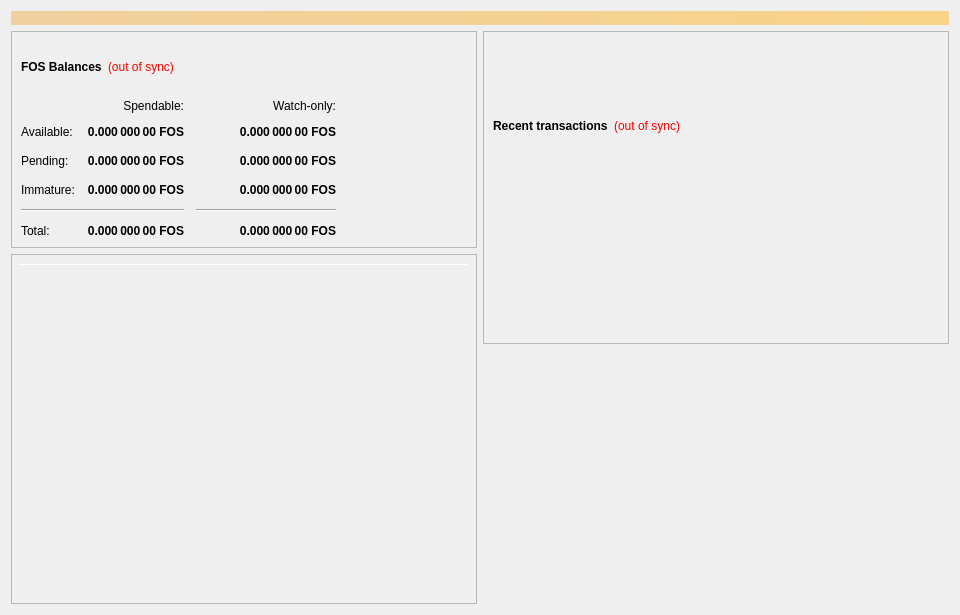
<?xml version="1.0" encoding="UTF-8"?>
<ui version="4.0">
 <class>OverviewPage</class>
 <widget class="QWidget" name="OverviewPage">
  <property name="geometry">
   <rect>
    <x>0</x>
    <y>0</y>
    <width>960</width>
    <height>615</height>
   </rect>
  </property>
  <property name="minimumSize">
   <size>
    <width>960</width>
    <height>0</height>
   </size>
  </property>
  <property name="windowTitle">
   <string>Form</string>
  </property>
  <layout class="QVBoxLayout" name="topLayout">
   <item>
    <widget class="QLabel" name="labelAlerts">
     <property name="visible">
      <bool>false</bool>
     </property>
     <property name="styleSheet">
      <string notr="true">background-color: qlineargradient(x1: 0, y1: 0, x2: 1, y2: 0, stop:0 #F0D0A0, stop:1 #F8D488); color:#000000;</string>
     </property>
     <property name="wordWrap">
      <bool>true</bool>
     </property>
     <property name="margin">
      <number>3</number>
     </property>
    </widget>
   </item>
   <item>
    <layout class="QHBoxLayout" name="horizontalLayout" stretch="1,1">
     <item>
      <layout class="QVBoxLayout" name="verticalLayout_2">
       <item>
        <widget class="QFrame" name="frame">
         <property name="frameShape">
          <enum>QFrame::StyledPanel</enum>
         </property>
         <property name="frameShadow">
          <enum>QFrame::Raised</enum>
         </property>
         <layout class="QVBoxLayout" name="verticalLayout_4">
          <item>
           <layout class="QHBoxLayout" name="horizontalLayout_4">
            <item>
             <widget class="QLabel" name="label_5">
              <property name="font">
               <font>
                <weight>75</weight>
                <bold>true</bold>
               </font>
              </property>
              <property name="text">
               <string>FOS Balances</string>
              </property>
             </widget>
            </item>
            <item>
             <widget class="QLabel" name="labelWalletStatus">
              <property name="cursor">
               <cursorShape>WhatsThisCursor</cursorShape>
              </property>
              <property name="toolTip">
               <string>The displayed information may be out of date. Your wallet automatically synchronizes with the FossilCoin network after a connection is established, but this process has not completed yet.</string>
              </property>
              <property name="styleSheet">
               <string notr="true">QLabel { color: red; }</string>
              </property>
              <property name="text">
               <string notr="true">(out of sync)</string>
              </property>
              <property name="alignment">
               <set>Qt::AlignLeading|Qt::AlignLeft|Qt::AlignVCenter</set>
              </property>
             </widget>
            </item>
            <item>
             <spacer name="horizontalSpacer_3">
              <property name="orientation">
               <enum>Qt::Horizontal</enum>
              </property>
              <property name="sizeHint" stdset="0">
               <size>
                <width>40</width>
                <height>20</height>
               </size>
              </property>
             </spacer>
            </item>
           </layout>
          </item>
          <item>
           <layout class="QGridLayout" name="gridLayout">
            <property name="spacing">
             <number>12</number>
            </property>
            <item row="2" column="2">
             <widget class="QLabel" name="labelWatchPending">
              <property name="font">
               <font>
                <weight>75</weight>
                <bold>true</bold>
               </font>
              </property>
              <property name="cursor">
               <cursorShape>IBeamCursor</cursorShape>
              </property>
              <property name="toolTip">
               <string>Unconfirmed transactions to watch-only addresses</string>
              </property>
              <property name="text">
               <string notr="true">0.000 000 00 FOS</string>
              </property>
              <property name="alignment">
               <set>Qt::AlignRight|Qt::AlignTrailing|Qt::AlignVCenter</set>
              </property>
              <property name="textInteractionFlags">
               <set>Qt::LinksAccessibleByMouse|Qt::TextSelectableByKeyboard|Qt::TextSelectableByMouse</set>
              </property>
             </widget>
            </item>
            <item row="2" column="1">
             <widget class="QLabel" name="labelUnconfirmed">
              <property name="font">
               <font>
                <weight>75</weight>
                <bold>true</bold>
               </font>
              </property>
              <property name="cursor">
               <cursorShape>IBeamCursor</cursorShape>
              </property>
              <property name="toolTip">
               <string>Total of transactions that have yet to be confirmed, and do not yet count toward the spendable balance</string>
              </property>
              <property name="text">
               <string notr="true">0.000 000 00 FOS</string>
              </property>
              <property name="alignment">
               <set>Qt::AlignRight|Qt::AlignTrailing|Qt::AlignVCenter</set>
              </property>
              <property name="textInteractionFlags">
               <set>Qt::LinksAccessibleByMouse|Qt::TextSelectableByKeyboard|Qt::TextSelectableByMouse</set>
              </property>
             </widget>
            </item>
            <item row="3" column="2">
             <widget class="QLabel" name="labelWatchImmature">
              <property name="font">
               <font>
                <weight>75</weight>
                <bold>true</bold>
               </font>
              </property>
              <property name="cursor">
               <cursorShape>IBeamCursor</cursorShape>
              </property>
              <property name="toolTip">
               <string>Staked or masternode rewards in watch-only addresses that has not yet matured</string>
              </property>
              <property name="text">
               <string notr="true">0.000 000 00 FOS</string>
              </property>
              <property name="alignment">
               <set>Qt::AlignRight|Qt::AlignTrailing|Qt::AlignVCenter</set>
              </property>
              <property name="textInteractionFlags">
               <set>Qt::LinksAccessibleByMouse|Qt::TextSelectableByKeyboard|Qt::TextSelectableByMouse</set>
              </property>
             </widget>
            </item>
            <item row="4" column="0" colspan="2">
             <widget class="Line" name="lineSpendableBalance">
              <property name="orientation">
               <enum>Qt::Horizontal</enum>
              </property>
             </widget>
            </item>
            <item row="4" column="2">
             <widget class="Line" name="lineWatchBalance">
              <property name="sizePolicy">
               <sizepolicy hsizetype="Preferred" vsizetype="Fixed">
                <horstretch>0</horstretch>
                <verstretch>0</verstretch>
               </sizepolicy>
              </property>
              <property name="minimumSize">
               <size>
                <width>140</width>
                <height>0</height>
               </size>
              </property>
              <property name="orientation">
               <enum>Qt::Horizontal</enum>
              </property>
             </widget>
            </item>
            <item row="5" column="0">
             <widget class="QLabel" name="labelTotalText">
              <property name="text">
               <string>Total:</string>
              </property>
             </widget>
            </item>
            <item row="3" column="1">
             <widget class="QLabel" name="labelImmature">
              <property name="font">
               <font>
                <weight>75</weight>
                <bold>true</bold>
               </font>
              </property>
              <property name="cursor">
               <cursorShape>IBeamCursor</cursorShape>
              </property>
              <property name="toolTip">
               <string>Staked or masternode rewards that has not yet matured</string>
              </property>
              <property name="text">
               <string notr="true">0.000 000 00 FOS</string>
              </property>
              <property name="alignment">
               <set>Qt::AlignRight|Qt::AlignTrailing|Qt::AlignVCenter</set>
              </property>
              <property name="textInteractionFlags">
               <set>Qt::LinksAccessibleByMouse|Qt::TextSelectableByKeyboard|Qt::TextSelectableByMouse</set>
              </property>
             </widget>
            </item>
            <item row="2" column="3">
             <spacer name="horizontalSpacer_2">
              <property name="orientation">
               <enum>Qt::Horizontal</enum>
              </property>
              <property name="sizeHint" stdset="0">
               <size>
                <width>40</width>
                <height>20</height>
               </size>
              </property>
             </spacer>
            </item>
            <item row="3" column="0">
             <widget class="QLabel" name="labelImmatureText">
              <property name="text">
               <string>Immature:</string>
              </property>
             </widget>
            </item>
            <item row="5" column="1">
             <widget class="QLabel" name="labelTotal">
              <property name="font">
               <font>
                <weight>75</weight>
                <bold>true</bold>
               </font>
              </property>
              <property name="cursor">
               <cursorShape>IBeamCursor</cursorShape>
              </property>
              <property name="toolTip">
               <string>Your current total balance</string>
              </property>
              <property name="text">
               <string notr="true">0.000 000 00 FOS</string>
              </property>
              <property name="alignment">
               <set>Qt::AlignRight|Qt::AlignTrailing|Qt::AlignVCenter</set>
              </property>
              <property name="textInteractionFlags">
               <set>Qt::LinksAccessibleByMouse|Qt::TextSelectableByKeyboard|Qt::TextSelectableByMouse</set>
              </property>
             </widget>
            </item>
            <item row="5" column="2">
             <widget class="QLabel" name="labelWatchTotal">
              <property name="font">
               <font>
                <weight>75</weight>
                <bold>true</bold>
               </font>
              </property>
              <property name="cursor">
               <cursorShape>IBeamCursor</cursorShape>
              </property>
              <property name="toolTip">
               <string>Current total balance in watch-only addresses</string>
              </property>
              <property name="text">
               <string notr="true">0.000 000 00 FOS</string>
              </property>
              <property name="alignment">
               <set>Qt::AlignRight|Qt::AlignTrailing|Qt::AlignVCenter</set>
              </property>
              <property name="textInteractionFlags">
               <set>Qt::LinksAccessibleByMouse|Qt::TextSelectableByKeyboard|Qt::TextSelectableByMouse</set>
              </property>
             </widget>
            </item>
            <item row="0" column="2">
             <widget class="QLabel" name="labelWatchonly">
              <property name="text">
               <string>Watch-only:</string>
              </property>
              <property name="alignment">
               <set>Qt::AlignRight|Qt::AlignTrailing|Qt::AlignVCenter</set>
              </property>
             </widget>
            </item>
            <item row="1" column="0">
             <widget class="QLabel" name="labelBalanceText">
              <property name="text">
               <string>Available:</string>
              </property>
             </widget>
            </item>
            <item row="1" column="1">
             <widget class="QLabel" name="labelBalance">
              <property name="font">
               <font>
                <weight>75</weight>
                <bold>true</bold>
               </font>
              </property>
              <property name="cursor">
               <cursorShape>IBeamCursor</cursorShape>
              </property>
              <property name="toolTip">
               <string>Your current spendable balance</string>
              </property>
              <property name="text">
               <string notr="true">0.000 000 00 FOS</string>
              </property>
              <property name="alignment">
               <set>Qt::AlignRight|Qt::AlignTrailing|Qt::AlignVCenter</set>
              </property>
              <property name="textInteractionFlags">
               <set>Qt::LinksAccessibleByMouse|Qt::TextSelectableByKeyboard|Qt::TextSelectableByMouse</set>
              </property>
             </widget>
            </item>
            <item row="1" column="2">
             <widget class="QLabel" name="labelWatchAvailable">
              <property name="font">
               <font>
                <weight>75</weight>
                <bold>true</bold>
               </font>
              </property>
              <property name="cursor">
               <cursorShape>IBeamCursor</cursorShape>
              </property>
              <property name="toolTip">
               <string>Your current balance in watch-only addresses</string>
              </property>
              <property name="text">
               <string notr="true">0.000 000 00 FOS</string>
              </property>
              <property name="alignment">
               <set>Qt::AlignRight|Qt::AlignTrailing|Qt::AlignVCenter</set>
              </property>
              <property name="textInteractionFlags">
               <set>Qt::LinksAccessibleByMouse|Qt::TextSelectableByKeyboard|Qt::TextSelectableByMouse</set>
              </property>
             </widget>
            </item>
            <item row="2" column="0">
             <widget class="QLabel" name="labelPendingText">
              <property name="text">
               <string>Pending:</string>
              </property>
             </widget>
            </item>
            <item row="0" column="1">
             <widget class="QLabel" name="labelSpendable">
              <property name="text">
               <string>Spendable:</string>
              </property>
              <property name="alignment">
               <set>Qt::AlignRight|Qt::AlignTrailing|Qt::AlignVCenter</set>
              </property>
             </widget>
            </item>
           </layout>
          </item>
         </layout>
        </widget>
       </item>
       <item>
        <widget class="QFrame" name="frameObfuscation">
         <property name="minimumSize">
          <size>
           <width>0</width>
           <height>350</height>
          </size>
         </property>
         <property name="layoutDirection">
          <enum>Qt::LeftToRight</enum>
         </property>
         <property name="frameShape">
          <enum>QFrame::StyledPanel</enum>
         </property>
         <property name="frameShadow">
          <enum>QFrame::Raised</enum>
         </property>
         <widget class="QPushButton" name="runAutoDenom">
          <property name="geometry">
           <rect>
            <x>251</x>
            <y>17</y>
            <width>1</width>
            <height>1</height>
           </rect>
          </property>
          <property name="palette">
           <palette>
            <active>
             <colorrole role="WindowText">
              <brush brushstyle="SolidPattern">
               <color alpha="255">
                <red>0</red>
                <green>0</green>
                <blue>0</blue>
               </color>
              </brush>
             </colorrole>
             <colorrole role="Button">
              <brush brushstyle="SolidPattern">
               <color alpha="255">
                <red>239</red>
                <green>238</green>
                <blue>238</blue>
               </color>
              </brush>
             </colorrole>
             <colorrole role="Light">
              <brush brushstyle="SolidPattern">
               <color alpha="255">
                <red>255</red>
                <green>255</green>
                <blue>255</blue>
               </color>
              </brush>
             </colorrole>
             <colorrole role="Midlight">
              <brush brushstyle="SolidPattern">
               <color alpha="255">
                <red>247</red>
                <green>246</green>
                <blue>246</blue>
               </color>
              </brush>
             </colorrole>
             <colorrole role="Dark">
              <brush brushstyle="SolidPattern">
               <color alpha="255">
                <red>119</red>
                <green>119</green>
                <blue>119</blue>
               </color>
              </brush>
             </colorrole>
             <colorrole role="Mid">
              <brush brushstyle="SolidPattern">
               <color alpha="255">
                <red>159</red>
                <green>159</green>
                <blue>159</blue>
               </color>
              </brush>
             </colorrole>
             <colorrole role="Text">
              <brush brushstyle="SolidPattern">
               <color alpha="255">
                <red>0</red>
                <green>0</green>
                <blue>0</blue>
               </color>
              </brush>
             </colorrole>
             <colorrole role="BrightText">
              <brush brushstyle="SolidPattern">
               <color alpha="255">
                <red>255</red>
                <green>255</green>
                <blue>255</blue>
               </color>
              </brush>
             </colorrole>
             <colorrole role="ButtonText">
              <brush brushstyle="SolidPattern">
               <color alpha="255">
                <red>0</red>
                <green>0</green>
                <blue>0</blue>
               </color>
              </brush>
             </colorrole>
             <colorrole role="Base">
              <brush brushstyle="SolidPattern">
               <color alpha="255">
                <red>255</red>
                <green>255</green>
                <blue>255</blue>
               </color>
              </brush>
             </colorrole>
             <colorrole role="Window">
              <brush brushstyle="SolidPattern">
               <color alpha="255">
                <red>239</red>
                <green>238</green>
                <blue>238</blue>
               </color>
              </brush>
             </colorrole>
             <colorrole role="Shadow">
              <brush brushstyle="SolidPattern">
               <color alpha="255">
                <red>0</red>
                <green>0</green>
                <blue>0</blue>
               </color>
              </brush>
             </colorrole>
             <colorrole role="AlternateBase">
              <brush brushstyle="SolidPattern">
               <color alpha="255">
                <red>247</red>
                <green>246</green>
                <blue>246</blue>
               </color>
              </brush>
             </colorrole>
             <colorrole role="ToolTipBase">
              <brush brushstyle="SolidPattern">
               <color alpha="255">
                <red>255</red>
                <green>255</green>
                <blue>220</blue>
               </color>
              </brush>
             </colorrole>
             <colorrole role="ToolTipText">
              <brush brushstyle="SolidPattern">
               <color alpha="255">
                <red>0</red>
                <green>0</green>
                <blue>0</blue>
               </color>
              </brush>
             </colorrole>
            </active>
            <inactive>
             <colorrole role="WindowText">
              <brush brushstyle="SolidPattern">
               <color alpha="255">
                <red>0</red>
                <green>0</green>
                <blue>0</blue>
               </color>
              </brush>
             </colorrole>
             <colorrole role="Button">
              <brush brushstyle="SolidPattern">
               <color alpha="255">
                <red>239</red>
                <green>238</green>
                <blue>238</blue>
               </color>
              </brush>
             </colorrole>
             <colorrole role="Light">
              <brush brushstyle="SolidPattern">
               <color alpha="255">
                <red>255</red>
                <green>255</green>
                <blue>255</blue>
               </color>
              </brush>
             </colorrole>
             <colorrole role="Midlight">
              <brush brushstyle="SolidPattern">
               <color alpha="255">
                <red>247</red>
                <green>246</green>
                <blue>246</blue>
               </color>
              </brush>
             </colorrole>
             <colorrole role="Dark">
              <brush brushstyle="SolidPattern">
               <color alpha="255">
                <red>119</red>
                <green>119</green>
                <blue>119</blue>
               </color>
              </brush>
             </colorrole>
             <colorrole role="Mid">
              <brush brushstyle="SolidPattern">
               <color alpha="255">
                <red>159</red>
                <green>159</green>
                <blue>159</blue>
               </color>
              </brush>
             </colorrole>
             <colorrole role="Text">
              <brush brushstyle="SolidPattern">
               <color alpha="255">
                <red>0</red>
                <green>0</green>
                <blue>0</blue>
               </color>
              </brush>
             </colorrole>
             <colorrole role="BrightText">
              <brush brushstyle="SolidPattern">
               <color alpha="255">
                <red>255</red>
                <green>255</green>
                <blue>255</blue>
               </color>
              </brush>
             </colorrole>
             <colorrole role="ButtonText">
              <brush brushstyle="SolidPattern">
               <color alpha="255">
                <red>0</red>
                <green>0</green>
                <blue>0</blue>
               </color>
              </brush>
             </colorrole>
             <colorrole role="Base">
              <brush brushstyle="SolidPattern">
               <color alpha="255">
                <red>255</red>
                <green>255</green>
                <blue>255</blue>
               </color>
              </brush>
             </colorrole>
             <colorrole role="Window">
              <brush brushstyle="SolidPattern">
               <color alpha="255">
                <red>239</red>
                <green>238</green>
                <blue>238</blue>
               </color>
              </brush>
             </colorrole>
             <colorrole role="Shadow">
              <brush brushstyle="SolidPattern">
               <color alpha="255">
                <red>0</red>
                <green>0</green>
                <blue>0</blue>
               </color>
              </brush>
             </colorrole>
             <colorrole role="AlternateBase">
              <brush brushstyle="SolidPattern">
               <color alpha="255">
                <red>247</red>
                <green>246</green>
                <blue>246</blue>
               </color>
              </brush>
             </colorrole>
             <colorrole role="ToolTipBase">
              <brush brushstyle="SolidPattern">
               <color alpha="255">
                <red>255</red>
                <green>255</green>
                <blue>220</blue>
               </color>
              </brush>
             </colorrole>
             <colorrole role="ToolTipText">
              <brush brushstyle="SolidPattern">
               <color alpha="255">
                <red>0</red>
                <green>0</green>
                <blue>0</blue>
               </color>
              </brush>
             </colorrole>
            </inactive>
            <disabled>
             <colorrole role="WindowText">
              <brush brushstyle="SolidPattern">
               <color alpha="255">
                <red>119</red>
                <green>119</green>
                <blue>119</blue>
               </color>
              </brush>
             </colorrole>
             <colorrole role="Button">
              <brush brushstyle="SolidPattern">
               <color alpha="255">
                <red>239</red>
                <green>238</green>
                <blue>238</blue>
               </color>
              </brush>
             </colorrole>
             <colorrole role="Light">
              <brush brushstyle="SolidPattern">
               <color alpha="255">
                <red>255</red>
                <green>255</green>
                <blue>255</blue>
               </color>
              </brush>
             </colorrole>
             <colorrole role="Midlight">
              <brush brushstyle="SolidPattern">
               <color alpha="255">
                <red>247</red>
                <green>246</green>
                <blue>246</blue>
               </color>
              </brush>
             </colorrole>
             <colorrole role="Dark">
              <brush brushstyle="SolidPattern">
               <color alpha="255">
                <red>119</red>
                <green>119</green>
                <blue>119</blue>
               </color>
              </brush>
             </colorrole>
             <colorrole role="Mid">
              <brush brushstyle="SolidPattern">
               <color alpha="255">
                <red>159</red>
                <green>159</green>
                <blue>159</blue>
               </color>
              </brush>
             </colorrole>
             <colorrole role="Text">
              <brush brushstyle="SolidPattern">
               <color alpha="255">
                <red>119</red>
                <green>119</green>
                <blue>119</blue>
               </color>
              </brush>
             </colorrole>
             <colorrole role="BrightText">
              <brush brushstyle="SolidPattern">
               <color alpha="255">
                <red>255</red>
                <green>255</green>
                <blue>255</blue>
               </color>
              </brush>
             </colorrole>
             <colorrole role="ButtonText">
              <brush brushstyle="SolidPattern">
               <color alpha="255">
                <red>119</red>
                <green>119</green>
                <blue>119</blue>
               </color>
              </brush>
             </colorrole>
             <colorrole role="Base">
              <brush brushstyle="SolidPattern">
               <color alpha="255">
                <red>239</red>
                <green>238</green>
                <blue>238</blue>
               </color>
              </brush>
             </colorrole>
             <colorrole role="Window">
              <brush brushstyle="SolidPattern">
               <color alpha="255">
                <red>239</red>
                <green>238</green>
                <blue>238</blue>
               </color>
              </brush>
             </colorrole>
             <colorrole role="Shadow">
              <brush brushstyle="SolidPattern">
               <color alpha="255">
                <red>0</red>
                <green>0</green>
                <blue>0</blue>
               </color>
              </brush>
             </colorrole>
             <colorrole role="AlternateBase">
              <brush brushstyle="SolidPattern">
               <color alpha="255">
                <red>239</red>
                <green>238</green>
                <blue>238</blue>
               </color>
              </brush>
             </colorrole>
             <colorrole role="ToolTipBase">
              <brush brushstyle="SolidPattern">
               <color alpha="255">
                <red>255</red>
                <green>255</green>
                <blue>220</blue>
               </color>
              </brush>
             </colorrole>
             <colorrole role="ToolTipText">
              <brush brushstyle="SolidPattern">
               <color alpha="255">
                <red>0</red>
                <green>0</green>
                <blue>0</blue>
               </color>
              </brush>
             </colorrole>
            </disabled>
           </palette>
          </property>
          <property name="focusPolicy">
           <enum>Qt::NoFocus</enum>
          </property>
          <property name="autoFillBackground">
           <bool>true</bool>
          </property>
          <property name="text">
           <string/>
          </property>
          <property name="flat">
           <bool>true</bool>
          </property>
         </widget>
         <widget class="Line" name="line">
          <property name="geometry">
           <rect>
            <x>7</x>
            <y>10</y>
            <width>451</width>
            <height>1</height>
           </rect>
          </property>
          <property name="orientation">
           <enum>Qt::Horizontal</enum>
          </property>
         </widget>
        </widget>
       </item>
      </layout>
     </item>
     <item>
      <layout class="QVBoxLayout" name="verticalLayout_3">
       <item>
        <widget class="QFrame" name="frame_2">
         <property name="frameShape">
          <enum>QFrame::StyledPanel</enum>
         </property>
         <property name="frameShadow">
          <enum>QFrame::Raised</enum>
         </property>
         <layout class="QVBoxLayout" name="verticalLayout">
          <item>
           <spacer name="verticalSpacer_3">
            <property name="orientation">
             <enum>Qt::Vertical</enum>
            </property>
            <property name="sizeType">
             <enum>QSizePolicy::Fixed</enum>
            </property>
            <property name="sizeHint" stdset="0">
             <size>
              <width>20</width>
              <height>75</height>
             </size>
            </property>
           </spacer>
          </item>
          <item>
           <layout class="QHBoxLayout" name="horizontalLayout_2">
            <item>
             <widget class="QLabel" name="label_4">
              <property name="font">
               <font>
                <weight>75</weight>
                <bold>true</bold>
               </font>
              </property>
              <property name="text">
               <string>Recent transactions</string>
              </property>
             </widget>
            </item>
            <item>
             <widget class="QLabel" name="labelTransactionsStatus">
              <property name="cursor">
               <cursorShape>WhatsThisCursor</cursorShape>
              </property>
              <property name="toolTip">
               <string>The displayed information may be out of date. Your wallet automatically synchronizes with the FossilCoin network after a connection is established, but this process has not completed yet.</string>
              </property>
              <property name="styleSheet">
               <string notr="true">QLabel { color: red; }</string>
              </property>
              <property name="text">
               <string notr="true">(out of sync)</string>
              </property>
              <property name="alignment">
               <set>Qt::AlignRight|Qt::AlignTrailing|Qt::AlignVCenter</set>
              </property>
             </widget>
            </item>
            <item>
             <spacer name="horizontalSpacer">
              <property name="orientation">
               <enum>Qt::Horizontal</enum>
              </property>
              <property name="sizeHint" stdset="0">
               <size>
                <width>40</width>
                <height>20</height>
               </size>
              </property>
             </spacer>
            </item>
           </layout>
          </item>
          <item>
           <widget class="QListView" name="listTransactions">
            <property name="styleSheet">
             <string notr="true">QListView { background: transparent; }</string>
            </property>
            <property name="frameShape">
             <enum>QFrame::NoFrame</enum>
            </property>
            <property name="verticalScrollBarPolicy">
             <enum>Qt::ScrollBarAlwaysOff</enum>
            </property>
            <property name="horizontalScrollBarPolicy">
             <enum>Qt::ScrollBarAlwaysOff</enum>
            </property>
            <property name="selectionMode">
             <enum>QAbstractItemView::NoSelection</enum>
            </property>
           </widget>
          </item>
         </layout>
        </widget>
       </item>
       <item>
        <spacer name="verticalSpacer_2">
         <property name="orientation">
          <enum>Qt::Vertical</enum>
         </property>
         <property name="sizeType">
          <enum>QSizePolicy::Expanding</enum>
         </property>
         <property name="sizeHint" stdset="0">
          <size>
           <width>20</width>
           <height>40</height>
          </size>
         </property>
        </spacer>
       </item>
      </layout>
     </item>
    </layout>
   </item>
  </layout>
 </widget>
 <resources/>
 <connections/>
</ui>
